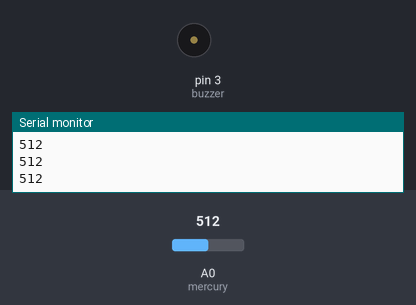
Recording of a sketch running on a simulated Arduino Uno, built with avr-gcc and run on an emulated ATmega328P. On the bench: buzzer (waves = sounding), the last lines printed to the serial monitor. The inputs (shaded band) are chosen by the test bench; at power-on: A0 (mercury) = 512.

Above: at 1.2 s.
1.3 s: A0 (mercury) set to 108
2.8 s: A0 (mercury) set to 92
At 4.0 s:
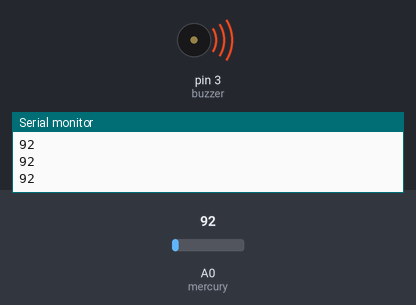
Timing chart, 0 to 5.8 s (numbered marks = the images above; inputs shaded):
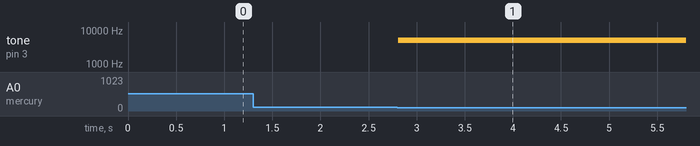

The sketch:

Hydrargyrum_Switch.ino
```cpp
int buzzer = 3;
int mercury = A0;
int value;
void setup() {
  Serial.begin(9600);
  pinMode(mercury, INPUT);
}

void loop() {
  value = analogRead(mercury);
  Serial.println(value);
  if (value < 100) {
      tone(buzzer, 5000);
  }
  else {
    noTone(buzzer);
  }
  delay(100);
}
```

Measured:
- the behaviour switches between 100 and 99 on A0 (mercury) (found by bisection; images 0 and 1)
- after the input at 2.8 s, tone on pin 3 (buzzer): silent → 5000 Hz at once
